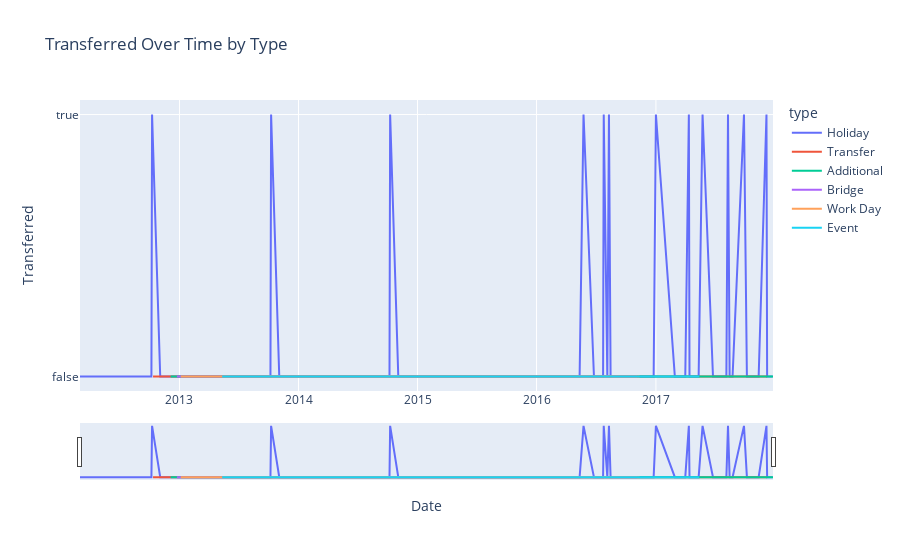

Source (notebook cell):
### Markdown cell above
You might notice trends or patterns in the distribution of holiday types. Certain types of holidays might be more common in some years than in others. In 2015 the graph shows that there were more holidays than the rest of the year and all the holidays was not transferred to the next day. In 2017 most of the holidays was transferred to different days.In 2016 it shows that most event was done in the country.

### Code cell
# Extract the year from the 'date' column
data_holiday['year'] = data_holiday['date'].dt.year
data_holiday['day'] = data_holiday['date'].dt.day
# Create a line graph with a slider
fig = px.line(data_holiday, x='date', y='transferred', color='type',
              title='Transferred Over Time by Type', labels={'date': 'Date', 'transferred': 'Transferred'})
fig.update_layout(xaxis=dict(rangeslider=dict(visible=True)))  # Add slider
fig.show()

### Figure 1 — Plotly figure (JSON) as saved in the notebook; plotly's stock layout.template omitted (floating-point values rounded to 4 significant figures; data arrays with more than 128 entries replaced by an {"elided": "..."} marker saying what was removed)
{"data": [{"hovertemplate": "type=Holiday<br>Date=%{x}<br>Transferred=%{y}<extra></extra>", "legendgroup": "Holiday", "line": {"color": "#636efa", "dash": "solid"}, "marker": {"symbol": "circle"}, "mode": "lines", "name": "Holiday", "orientation": "v", "showlegend": true, "type": "scatter", "x": {"elided": "221 str values"}, "xaxis": "x", "y": {"elided": "221 bool values"}, "yaxis": "y"}, {"hovertemplate": "type=Transfer<br>Date=%{x}<br>Transferred=%{y}<extra></extra>", "legendgroup": "Transfer", "line": {"color": "#EF553B", "dash": "solid"}, "marker": {"symbol": "circle"}, "mode": "lines", "name": "Transfer", "orientation": "v", "showlegend": true, "type": "scatter", "x": ["2012-10-12T00:00:00", "2013-10-11T00:00:00", "2014-10-10T00:00:00", "2016-05-27T00:00:00", "2016-07-24T00:00:00", "2016-08-12T00:00:00", "2017-01-02T00:00:00", "2017-04-13T00:00:00", "2017-05-26T00:00:00", "2017-08-11T00:00:00", "2017-09-29T00:00:00", "2017-12-08T00:00:00"], "xaxis": "x", "y": [false, false, false, false, false, false, false, false, false, false, false, false], "yaxis": "y"}, {"hovertemplate": "type=Additional<br>Date=%{x}<br>Transferred=%{y}<extra></extra>", "legendgroup": "Additional", "line": {"color": "#00cc96", "dash": "solid"}, "marker": {"symbol": "circle"}, "mode": "lines", "name": "Additional", "orientation": "v", "showlegend": true, "type": "scatter", "x": ["2012-12-05T00:00:00", "2012-12-21T00:00:00", "2012-12-22T00:00:00", "2012-12-23T00:00:00", "2012-12-24T00:00:00", "2012-12-26T00:00:00", "2012-12-31T00:00:00", "2013-05-11T00:00:00", "2013-07-24T00:00:00", "2013-12-05T00:00:00", "2013-12-21T00:00:00", "2013-12-22T00:00:00", "2013-12-23T00:00:00", "2013-12-24T00:00:00", "2013-12-26T00:00:00", "2013-12-31T00:00:00", "2014-05-10T00:00:00", "2014-07-24T00:00:00", "2014-12-05T00:00:00", "2014-12-21T00:00:00", "2014-12-22T00:00:00", "2014-12-23T00:00:00", "2014-12-24T00:00:00", "2014-12-26T00:00:00", "2014-12-31T00:00:00", "2015-05-09T00:00:00", "2015-12-05T00:00:00", "2015-12-21T00:00:00", "2015-12-22T00:00:00", "2015-12-23T00:00:00", "2015-12-24T00:00:00", "2015-12-26T00:00:00", "2015-12-31T00:00:00", "2016-05-07T00:00:00", "2016-07-24T00:00:00", "2016-12-05T00:00:00", "2016-12-21T00:00:00", "2016-12-22T00:00:00", "2016-12-23T00:00:00", "2016-12-24T00:00:00", "2016-12-26T00:00:00", "2016-12-31T00:00:00", "2017-05-13T00:00:00", "2017-07-24T00:00:00", "2017-07-25T00:00:00", "2017-12-05T00:00:00", "2017-12-21T00:00:00", "2017-12-22T00:00:00", "2017-12-23T00:00:00", "2017-12-24T00:00:00", "2017-12-26T00:00:00"], "xaxis": "x", "y": [false, false, false, false, false, false, false, false, false, false, false, false, false, false, false, false, false, false, false, false, false, false, false, false, false, false, false, false, false, false, false, false, false, false, false, false, false, false, false, false, false, false, false, false, false, false, false, false, false, false, false], "yaxis": "y"}, {"hovertemplate": "type=Bridge<br>Date=%{x}<br>Transferred=%{y}<extra></extra>", "legendgroup": "Bridge", "line": {"color": "#ab63fa", "dash": "solid"}, "marker": {"symbol": "circle"}, "mode": "lines", "name": "Bridge", "orientation": "v", "showlegend": true, "type": "scatter", "x": ["2012-12-24T00:00:00", "2012-12-31T00:00:00", "2014-12-26T00:00:00", "2015-01-02T00:00:00", "2016-11-04T00:00:00"], "xaxis": "x", "y": [false, false, false, false, false], "yaxis": "y"}, {"hovertemplate": "type=Work Day<br>Date=%{x}<br>Transferred=%{y}<extra></extra>", "legendgroup": "Work Day", "line": {"color": "#FFA15A", "dash": "solid"}, "marker": {"symbol": "circle"}, "mode": "lines", "name": "Work Day", "orientation": "v", "showlegend": true, "type": "scatter", "x": ["2013-01-05T00:00:00", "2013-01-12T00:00:00", "2014-12-20T00:00:00", "2015-01-10T00:00:00", "2016-11-12T00:00:00"], "xaxis": "x", "y": [false, false, false, false, false], "yaxis": "y"}, {"hovertemplate": "type=Event<br>Date=%{x}<br>Transferred=%{y}<extra></extra>", "legendgroup": "Event", "line": {"color": "#19d3f3", "dash": "solid"}, "marker": {"symbol": "circle"}, "mode": "lines", "name": "Event", "orientation": "v", "showlegend": true, "type": "scatter", "x": ["2013-05-12T00:00:00", "2014-05-11T00:00:00", "2014-06-12T00:00:00", "2014-06-15T00:00:00", "2014-06-20T00:00:00", "2014-06-25T00:00:00", "2014-06-28T00:00:00", "2014-06-29T00:00:00", "2014-06-30T00:00:00", "2014-07-01T00:00:00", "2014-07-04T00:00:00", "2014-07-05T00:00:00", "2014-07-08T00:00:00", "2014-07-09T00:00:00", "2014-07-12T00:00:00", "2014-07-13T00:00:00", "2014-11-28T00:00:00", "2014-12-01T00:00:00", "2015-05-10T00:00:00", "2015-11-27T00:00:00", "2015-11-30T00:00:00", "2016-04-16T00:00:00", "2016-04-17T00:00:00", "2016-04-18T00:00:00", "2016-04-19T00:00:00", "2016-04-20T00:00:00", "2016-04-21T00:00:00", "2016-04-22T00:00:00", "2016-04-23T00:00:00", "2016-04-24T00:00:00", "2016-04-25T00:00:00", "2016-04-26T00:00:00", "2016-04-27T00:00:00", "2016-04-28T00:00:00", "2016-04-29T00:00:00", "2016-04-30T00:00:00", "2016-05-01T00:00:00", "2016-05-02T00:00:00", "2016-05-03T00:00:00", "2016-05-04T00:00:00", "2016-05-05T00:00:00", "2016-05-06T00:00:00", "2016-05-07T00:00:00", "2016-05-08T00:00:00", "2016-05-08T00:00:00", "2016-05-09T00:00:00", "2016-05-10T00:00:00", "2016-05-11T00:00:00", "2016-05-12T00:00:00", "2016-05-13T00:00:00", "2016-05-14T00:00:00", "2016-05-15T00:00:00", "2016-05-16T00:00:00", "2016-11-25T00:00:00", "2016-11-28T00:00:00", "2017-05-14T00:00:00"], "xaxis": "x", "y": [false, false, false, false, false, false, false, false, false, false, false, false, false, false, false, false, false, false, false, false, false, false, false, false, false, false, false, false, false, false, false, false, false, false, false, false, false, false, false, false, false, false, false, false, false, false, false, false, false, false, false, false, false, false, false, false], "yaxis": "y"}], "layout": {"legend": {"title": {"text": "type"}, "tracegroupgap": 0}, "title": {"text": "Transferred Over Time by Type"}, "xaxis": {"anchor": "y", "domain": [0, 1], "rangeslider": {"visible": true}, "title": {"text": "Date"}}, "yaxis": {"anchor": "x", "domain": [0, 1], "title": {"text": "Transferred"}}}}
